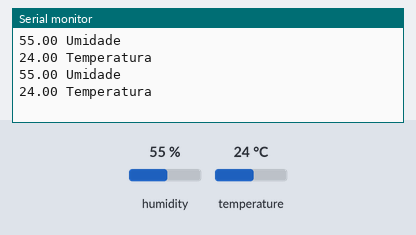
Simulated run of this sketch. Board: Arduino Uno, built with avr-gcc and run on an emulated ATmega328P. On the bench: the last lines printed to the serial monitor. The test bench sets the inputs (shaded band); at power-on: humidity 55 %, temperature 24 °C.

Above: at 4.8 s.
4.9 s: humidity set to 22 %
At 7.3 s:
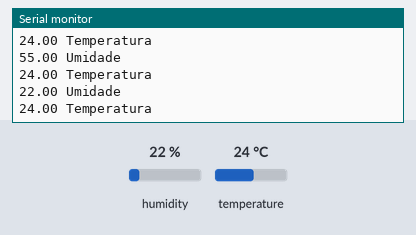
7.9 s: temperature set to 12 °C
At 8.5 s:
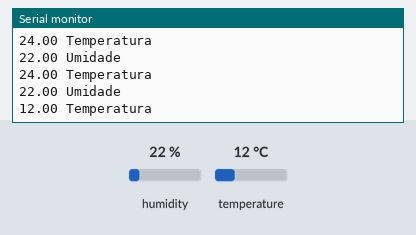
10.9 s: humidity set to 40 %
At 13.3 s:
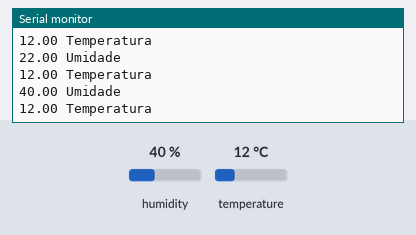
Timing chart, 0 to 14.8 s (numbered marks = the images above; inputs shaded):
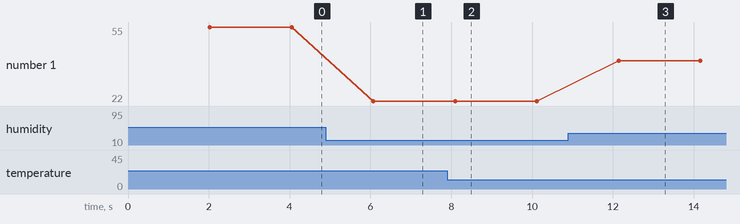

The sketch:

DHT.ino
```cpp
#include <dht.h>


dht DHT; // Cria um objeto da classe dht
uint32_t timer = 0;
void setup()
{
  Serial.begin(9600); // Inicializa serial com taxa de transmissão de 9600 bauds

}
void loop()
{
  // Executa 1 vez a cada 2 segundos
  if(millis() - timer>= 2000)
  {
    DHT.read11(A1); // chama método de leitura da classe dht,
    // com o pino de transmissão de dados ligado no pino A1
    // Exibe na serial o valor de umidade
    Serial.print(DHT.humidity);
    Serial.println(" Umidade");

    // Exibe na serial o valor da temperatura
    Serial.print(DHT.temperature);
    Serial.println(" Temperatura");

    timer = millis(); // Atualiza a referencia

    }
  }
```

Measured:
- after the input at 4.9 s, the serial monitor: prints a new line after 1.2 s (image 1)
- after the input at 7.9 s, the serial monitor: prints a new line after 0.21 s (image 2)
- after the input at 10.9 s, the serial monitor: prints a new line after 1.2 s (image 3)
- plotted number 1: 55 → 22 after the input at 4.9 s, 22 → 40 after the input at 10.9 s
